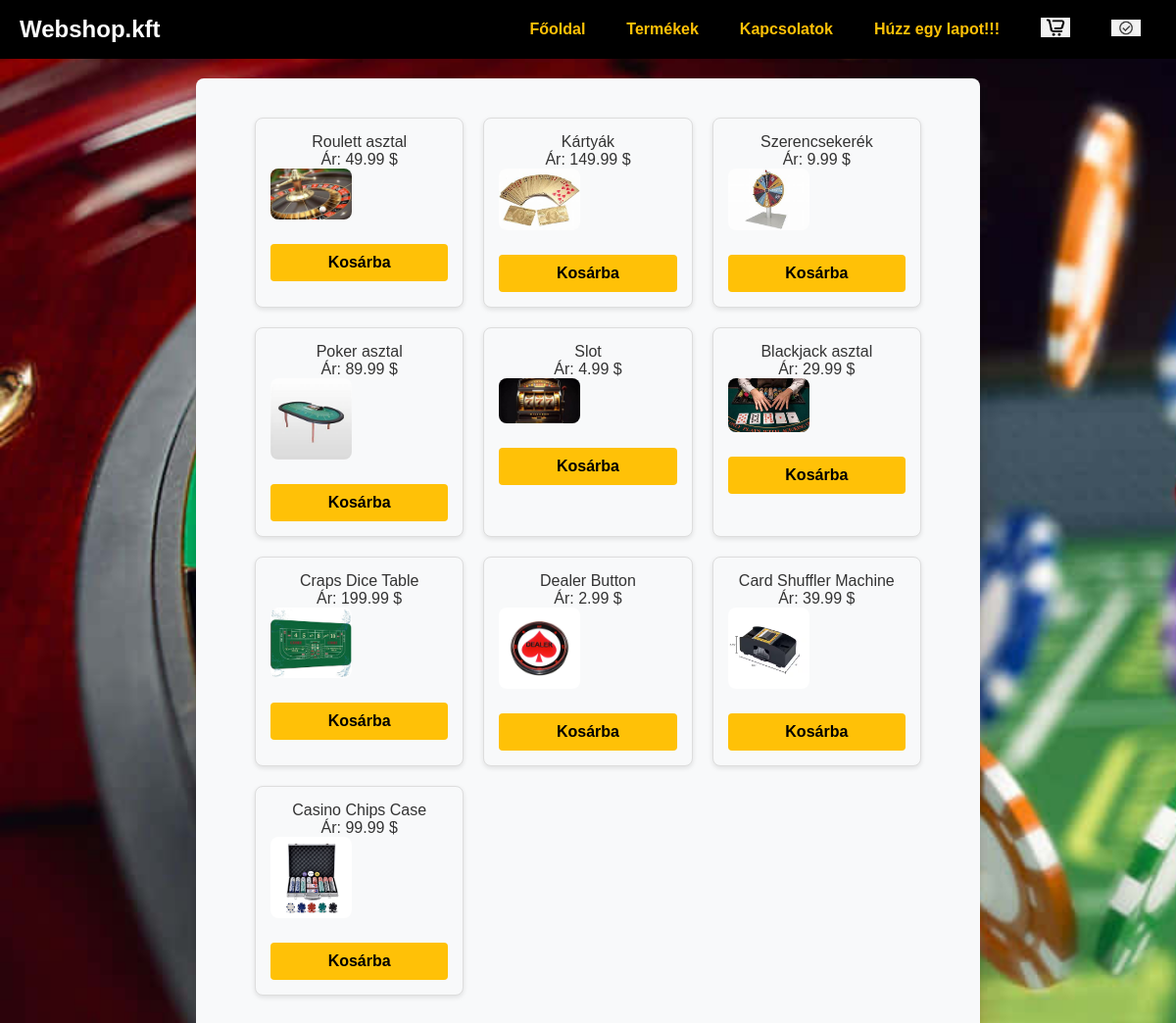
/api/index.php (signed in), run on the app's committed database.
### tables this page shows
CREATE TABLE `products` (
  `product_id` int(11) NOT NULL,
  `name` varchar(255) NOT NULL,
  `price` decimal(10,2) NOT NULL,
  `stock` int(11) NOT NULL,
  `image_default` varchar(255) DEFAULT NULL,
  `image_ver1` varchar(255) DEFAULT NULL,
  `image_ver2` varchar(255) DEFAULT NULL,
  `image_ver3` varchar(255) DEFAULT NULL
);

### api/adatbazis.php (called while the page is built, shortened)
<?php
require("../includes/db.php");
class Database {
    private $conn;
    public function __construct($conn) {
        $this->conn = $conn;
    }
    public function getProducts() {
        $sql = "SELECT * FROM products";
        $result = $this->conn->query($sql);
        $products = [];
        if ($result->num_rows > 0) {
            while ($row = $result->fetch_assoc()) {
                $products[] = $row;
            }
        }
        return $products;
    }
}
$database = new Database($conn);
$products = $database->getProducts();
?>

### api/index.php (the view, shortened to what this page needs)
<?php
include_once '../includes/db.php';
include_once 'adatbazis.php';
$products = $_SESSION['products'] ?? [];
?>
<!DOCTYPE html>
<html lang="hu">
<head>
    <link rel="stylesheet" href="style.css">
</head>
<body>
    <header>
        <h1>Webshop.kft</h1>
        <nav>
            <a class="item-1" href="fooldal.php">Főoldal</a>
            <a class="item-2" href="index.php">Termékek</a>
            <a class="item-3" href="contact.php">Kapcsolatok</a>
            <a class="item-4" href="huzas.php">Húzz egy lapot!!!</a>
            <a class="icon" href="cart.php">
                <img src="img/th.jpg" alt="Kosár" title="Kosár">
            </a>
            <a class="icon" href="<?php echo $_SESSION['iconLink']?>"><img src="<?php echo $_SESSION['loggedinimg']?>" alt="Bejelentkezés/Kijelentkezés" title="Bejelentkezés"></a>
        </nav>
    </header>
    <main>
        <section class="products">
            <?php foreach ($products as $product): ?>
                <div class="product">
                    <p><?php echo htmlspecialchars($product['name']); ?></p>
                    <p>Ár: <?php echo htmlspecialchars($product['price']); ?> $</p>
                    <form method="POST">
                        <img src="<?php echo htmlspecialchars($product['image_default']) ?>" width="150px">
                        <button type="submit" name="add_to_cart">Kosárba</button>
                    </form>
                </div>
            <?php endforeach; ?>
        </section>
    </main>
</body>
</html>

### api/style.css (style rules this page uses)
body { font-family: Arial, sans-serif; margin: 0; padding: 0; background-image: url(img/hatter.png); background-repeat: no-repeat; background-size: cover; color: #333; }
.icon img { width: 30px; }
header { background-color: #000; color: #fff; padding: 10px 20px; display: flex; justify-content: space-between; align-items: center; }
header h1 { margin: 0; font-size: 24px; }
nav { display: flex; align-items: center; gap: 10px; }
nav a { color: #ffc107; text-decoration: none; font-weight: bold; padding: 8px 16px; border-radius: 4px; transition: background-color 0.3s ease; }
.products { display: grid; grid-template-columns: repeat(auto-fit, minmax(200px, 1fr)); gap: 20px; margin: 20px; padding: 0 20px; }
.product { background-color: #f8f9fa; border: 1px solid #ddd; border-radius: 8px; padding: 15px; text-align: center; box-shadow: 0 2px 5px rgba(0, 0, 0, 0.1); }
.product img { max-width: 100%; height: auto; border-radius: 8px; cursor: pointer; transition: transform 0.3s ease; }
.product button { margin-top: 10px; background-color: #ffc107; color: #000; border: none; padding: 10px 15px; border-radius: 4px; font-weight: bold; cursor: pointer; transition: background-color 0.3s ease; }
main { max-width: 800px; margin: 20px auto; padding: 20px; background-color: #f8f9fa; border-radius: 8px; box-shadow: 0 2px 5px rgba(0, 0, 0, 0.1); }
form { display: grid; grid-template-columns: 1fr 1fr; gap: 15px; }
button { grid-column: span 2; padding: 10px; background-color: #ffc107; border: none; border-radius: 4px; font-size: 16px; font-weight: bold; cursor: pointer; transition: background-color 0.3s ease; }
* { box-sizing: border-box; margin: 0; padding: 0; }
img { width: 100%; height: 60%; }

### data on the page
products: name "Roulett asztal", price "49.99", image_default (picture)
products: name "Kártyák", price "149.99", image_default (picture)
products: name "Szerencsekerék", price "9.99", image_default (picture)
products: name "Poker asztal", price "89.99", image_default (picture)
products: name "Slot", price "4.99", image_default (picture)
products: name "Blackjack asztal", price "29.99", image_default (picture)
products: name "Craps Dice Table", price "199.99", image_default (picture)
products: name "Dealer Button", price "2.99", image_default (picture)
products: name "Card Shuffler Machine", price "39.99", image_default (picture)
products: name "Casino Chips Case", price "99.99", image_default (picture)
